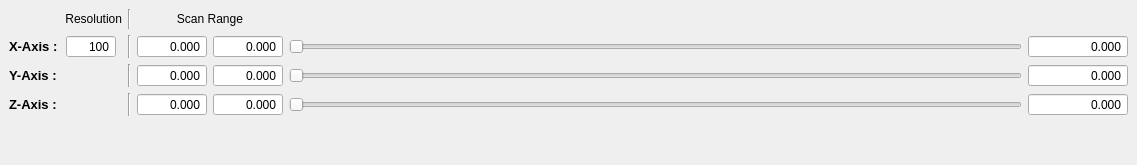
     <widget class="QDockWidget" name="scan_control_dockWidget">
      <property name="sizePolicy">
       <sizepolicy hsizetype="Fixed" vsizetype="Fixed">
        <horstretch>0</horstretch>
        <verstretch>0</verstretch>
       </sizepolicy>
      </property>
      <property name="maximumSize">
       <size>
        <width>524287</width>
        <height>170</height>
       </size>
      </property>
      <property name="windowTitle">
       <string>Scan parameters</string>
      </property>
      <widget class="QWidget" name="dockWidgetContents_3">
       <layout class="QGridLayout" name="gridLayout_3">
        <item row="0" column="2">
         <widget class="Line" name="line">
          <property name="orientation">
           <enum>Qt::Vertical</enum>
          </property>
         </widget>
        </item>
        <item row="0" column="3" colspan="2">
         <widget class="QLabel" name="scanrangeLabel">
          <property name="text">
           <string>Scan Range</string>
          </property>
          <property name="alignment">
           <set>Qt::AlignCenter</set>
          </property>
         </widget>
        </item>
        <item row="1" column="0">
         <widget class="QLabel" name="xAxisLabel_3">
          <property name="sizePolicy">
           <sizepolicy hsizetype="Fixed" vsizetype="Preferred">
            <horstretch>0</horstretch>
            <verstretch>0</verstretch>
           </sizepolicy>
          </property>
          <property name="font">
           <font>
            <pointsize>10</pointsize>
            <weight>75</weight>
            <bold>true</bold>
           </font>
          </property>
          <property name="text">
           <string>X-Axis :</string>
          </property>
          <property name="scaledContents">
           <bool>false</bool>
          </property>
         </widget>
        </item>
        <item row="0" column="5">
         <spacer name="horizontalSpacer_2">
          <property name="orientation">
           <enum>Qt::Horizontal</enum>
          </property>
          <property name="sizeHint" stdset="0">
           <size>
            <width>733</width>
            <height>20</height>
           </size>
          </property>
         </spacer>
        </item>
        <item row="0" column="0" colspan="2">
         <widget class="QLabel" name="resolutionLabel">
          <property name="sizePolicy">
           <sizepolicy hsizetype="Fixed" vsizetype="Preferred">
            <horstretch>0</horstretch>
            <verstretch>0</verstretch>
           </sizepolicy>
          </property>
          <property name="minimumSize">
           <size>
            <width>50</width>
            <height>0</height>
           </size>
          </property>
          <property name="maximumSize">
           <size>
            <width>125</width>
            <height>16777215</height>
           </size>
          </property>
          <property name="text">
           <string>Resolution</string>
          </property>
          <property name="alignment">
           <set>Qt::AlignRight|Qt::AlignTrailing|Qt::AlignVCenter</set>
          </property>
         </widget>
        </item>
        <item row="1" column="1">
         <widget class="QSpinBox" name="xy_res_InputWidget">
          <property name="sizePolicy">
           <sizepolicy hsizetype="Expanding" vsizetype="Fixed">
            <horstretch>0</horstretch>
            <verstretch>0</verstretch>
           </sizepolicy>
          </property>
          <property name="maximumSize">
           <size>
            <width>50</width>
            <height>16777215</height>
           </size>
          </property>
          <property name="mouseTracking">
           <bool>true</bool>
          </property>
          <property name="focusPolicy">
           <enum>Qt::WheelFocus</enum>
          </property>
          <property name="acceptDrops">
           <bool>true</bool>
          </property>
          <property name="toolTip">
           <string>&lt;html&gt;&lt;head/&gt;&lt;body&gt;&lt;p&gt;&lt;span style=&quot; font-size:10pt; font-weight:600;&quot;&gt;XY-Resolution&lt;/span&gt;&lt;/p&gt;&lt;/body&gt;&lt;/html&gt;</string>
          </property>
          <property name="alignment">
           <set>Qt::AlignRight|Qt::AlignTrailing|Qt::AlignVCenter</set>
          </property>
          <property name="buttonSymbols">
           <enum>QAbstractSpinBox::NoButtons</enum>
          </property>
          <property name="accelerated">
           <bool>true</bool>
          </property>
          <property name="minimum">
           <number>2</number>
          </property>
          <property name="maximum">
           <number>10000</number>
          </property>
          <property name="value">
           <number>100</number>
          </property>
         </widget>
        </item>
        <item row="3" column="6">
         <widget class="ScienDSpinBox" name="z_current_InputWidget">
          <property name="sizePolicy">
           <sizepolicy hsizetype="Fixed" vsizetype="Fixed">
            <horstretch>0</horstretch>
            <verstretch>0</verstretch>
           </sizepolicy>
          </property>
          <property name="minimumSize">
           <size>
            <width>100</width>
            <height>0</height>
           </size>
          </property>
          <property name="maximumSize">
           <size>
            <width>50</width>
            <height>16777215</height>
           </size>
          </property>
          <property name="mouseTracking">
           <bool>true</bool>
          </property>
          <property name="focusPolicy">
           <enum>Qt::WheelFocus</enum>
          </property>
          <property name="acceptDrops">
           <bool>true</bool>
          </property>
          <property name="toolTip">
           <string>&lt;html&gt;&lt;head/&gt;&lt;body&gt;&lt;p&gt;&lt;span style=&quot; font-size:10pt; font-weight:600;&quot;&gt;Z-position&lt;/span&gt;&lt;/p&gt;&lt;/body&gt;&lt;/html&gt;</string>
          </property>
          <property name="alignment">
           <set>Qt::AlignRight|Qt::AlignTrailing|Qt::AlignVCenter</set>
          </property>
          <property name="buttonSymbols">
           <enum>QAbstractSpinBox::NoButtons</enum>
          </property>
          <property name="decimals">
           <number>3</number>
          </property>
          <property name="minimum">
           <double>-1000.000000000000000</double>
          </property>
          <property name="maximum">
           <double>1000.000000000000000</double>
          </property>
          <property name="singleStep">
           <double>0.010000000000000</double>
          </property>
         </widget>
        </item>
        <item row="3" column="3">
         <widget class="ScienDSpinBox" name="z_min_InputWidget">
          <property name="sizePolicy">
           <sizepolicy hsizetype="Expanding" vsizetype="Fixed">
            <horstretch>0</horstretch>
            <verstretch>0</verstretch>
           </sizepolicy>
          </property>
          <property name="minimumSize">
           <size>
            <width>70</width>
            <height>0</height>
           </size>
          </property>
          <property name="maximumSize">
           <size>
            <width>50</width>
            <height>16777215</height>
           </size>
          </property>
          <property name="mouseTracking">
           <bool>true</bool>
          </property>
          <property name="focusPolicy">
           <enum>Qt::WheelFocus</enum>
          </property>
          <property name="acceptDrops">
           <bool>true</bool>
          </property>
          <property name="toolTip">
           <string>&lt;html&gt;&lt;head/&gt;&lt;body&gt;&lt;p&gt;&lt;span style=&quot; font-size:10pt; font-weight:600;&quot;&gt;Z_Min&lt;/span&gt;&lt;/p&gt;&lt;/body&gt;&lt;/html&gt;</string>
          </property>
          <property name="alignment">
           <set>Qt::AlignRight|Qt::AlignTrailing|Qt::AlignVCenter</set>
          </property>
          <property name="buttonSymbols">
           <enum>QAbstractSpinBox::NoButtons</enum>
          </property>
          <property name="accelerated">
           <bool>true</bool>
          </property>
          <property name="decimals">
           <number>3</number>
          </property>
          <property name="minimum">
           <double>-200.000000000000000</double>
          </property>
          <property name="maximum">
           <double>200.000000000000000</double>
          </property>
         </widget>
        </item>
        <item row="3" column="1">
         <spacer name="horizontalSpacer">
          <property name="orientation">
           <enum>Qt::Horizontal</enum>
          </property>
          <property name="sizeHint" stdset="0">
           <size>
            <width>40</width>
            <height>20</height>
           </size>
          </property>
         </spacer>
        </item>
        <item row="3" column="5">
         <widget class="QSlider" name="z_SliderWidget">
          <property name="minimumSize">
           <size>
            <width>150</width>
            <height>0</height>
           </size>
          </property>
          <property name="orientation">
           <enum>Qt::Horizontal</enum>
          </property>
         </widget>
        </item>
        <item row="2" column="5">
         <widget class="QSlider" name="y_SliderWidget">
          <property name="sizePolicy">
           <sizepolicy hsizetype="Expanding" vsizetype="Fixed">
            <horstretch>0</horstretch>
            <verstretch>0</verstretch>
           </sizepolicy>
          </property>
          <property name="minimumSize">
           <size>
            <width>150</width>
            <height>0</height>
           </size>
          </property>
          <property name="sizeIncrement">
           <size>
            <width>0</width>
            <height>0</height>
           </size>
          </property>
          <property name="baseSize">
           <size>
            <width>0</width>
            <height>0</height>
           </size>
          </property>
          <property name="focusPolicy">
           <enum>Qt::StrongFocus</enum>
          </property>
          <property name="orientation">
           <enum>Qt::Horizontal</enum>
          </property>
         </widget>
        </item>
        <item row="3" column="2">
         <widget class="Line" name="line_4">
          <property name="orientation">
           <enum>Qt::Vertical</enum>
          </property>
         </widget>
        </item>
        <item row="3" column="4">
         <widget class="ScienDSpinBox" name="z_max_InputWidget">
          <property name="sizePolicy">
           <sizepolicy hsizetype="Expanding" vsizetype="Fixed">
            <horstretch>0</horstretch>
            <verstretch>0</verstretch>
           </sizepolicy>
          </property>
          <property name="minimumSize">
           <size>
            <width>70</width>
            <height>0</height>
           </size>
          </property>
          <property name="maximumSize">
           <size>
            <width>50</width>
            <height>16777215</height>
           </size>
          </property>
          <property name="mouseTracking">
           <bool>true</bool>
          </property>
          <property name="focusPolicy">
           <enum>Qt::WheelFocus</enum>
          </property>
          <property name="acceptDrops">
           <bool>true</bool>
          </property>
          <property name="toolTip">
           <string>&lt;html&gt;&lt;head/&gt;&lt;body&gt;&lt;p&gt;&lt;span style=&quot; font-size:10pt; font-weight:600;&quot;&gt;Z_Max&lt;/span&gt;&lt;/p&gt;&lt;/body&gt;&lt;/html&gt;</string>
          </property>
          <property name="alignment">
           <set>Qt::AlignRight|Qt::AlignTrailing|Qt::AlignVCenter</set>
          </property>
          <property name="buttonSymbols">
           <enum>QAbstractSpinBox::NoButtons</enum>
          </property>
          <property name="accelerated">
           <bool>true</bool>
          </property>
          <property name="decimals">
           <number>3</number>
          </property>
          <property name="minimum">
           <double>-200.000000000000000</double>
          </property>
          <property name="maximum">
           <double>200.000000000000000</double>
          </property>
         </widget>
        </item>
        <item row="3" column="0">
         <widget class="QLabel" name="zAxisLabel_3">
          <property name="sizePolicy">
           <sizepolicy hsizetype="Fixed" vsizetype="Preferred">
            <horstretch>0</horstretch>
            <verstretch>0</verstretch>
           </sizepolicy>
          </property>
          <property name="minimumSize">
           <size>
            <width>51</width>
            <height>0</height>
           </size>
          </property>
          <property name="font">
           <font>
            <pointsize>10</pointsize>
            <weight>75</weight>
            <bold>true</bold>
           </font>
          </property>
          <property name="text">
           <string>Z-Axis :</string>
          </property>
         </widget>
        </item>
        <item row="4" column="5">
         <spacer name="verticalSpacer_2">
          <property name="orientation">
           <enum>Qt::Vertical</enum>
          </property>
          <property name="sizeHint" stdset="0">
           <size>
            <width>20</width>
            <height>40</height>
           </size>
          </property>
         </spacer>
        </item>
        <item row="2" column="6">
         <widget class="ScienDSpinBox" name="y_current_InputWidget">
          <property name="sizePolicy">
           <sizepolicy hsizetype="Fixed" vsizetype="Fixed">
            <horstretch>0</horstretch>
            <verstretch>0</verstretch>
           </sizepolicy>
          </property>
          <property name="minimumSize">
           <size>
            <width>100</width>
            <height>0</height>
           </size>
          </property>
          <property name="maximumSize">
           <size>
            <width>50</width>
            <height>16777215</height>
           </size>
          </property>
          <property name="mouseTracking">
           <bool>true</bool>
          </property>
          <property name="focusPolicy">
           <enum>Qt::WheelFocus</enum>
          </property>
          <property name="acceptDrops">
           <bool>true</bool>
          </property>
          <property name="toolTip">
           <string>&lt;html&gt;&lt;head/&gt;&lt;body&gt;&lt;p&gt;&lt;span style=&quot; font-size:10pt; font-weight:600;&quot;&gt;Y-position&lt;/span&gt;&lt;/p&gt;&lt;/body&gt;&lt;/html&gt;</string>
          </property>
          <property name="alignment">
           <set>Qt::AlignRight|Qt::AlignTrailing|Qt::AlignVCenter</set>
          </property>
          <property name="buttonSymbols">
           <enum>QAbstractSpinBox::NoButtons</enum>
          </property>
          <property name="accelerated">
           <bool>true</bool>
          </property>
          <property name="decimals">
           <number>3</number>
          </property>
          <property name="minimum">
           <double>-1000.000000000000000</double>
          </property>
          <property name="maximum">
           <double>1000.000000000000000</double>
          </property>
          <property name="singleStep">
           <double>0.010000000000000</double>
          </property>
         </widget>
        </item>
        <item row="2" column="4">
         <widget class="ScienDSpinBox" name="y_max_InputWidget">
          <property name="sizePolicy">
           <sizepolicy hsizetype="Expanding" vsizetype="Fixed">
            <horstretch>0</horstretch>
            <verstretch>0</verstretch>
           </sizepolicy>
          </property>
          <property name="minimumSize">
           <size>
            <width>70</width>
            <height>0</height>
           </size>
          </property>
          <property name="maximumSize">
           <size>
            <width>50</width>
            <height>16777215</height>
           </size>
          </property>
          <property name="mouseTracking">
           <bool>true</bool>
          </property>
          <property name="focusPolicy">
           <enum>Qt::WheelFocus</enum>
          </property>
          <property name="acceptDrops">
           <bool>true</bool>
          </property>
          <property name="toolTip">
           <string>&lt;html&gt;&lt;head/&gt;&lt;body&gt;&lt;p&gt;&lt;span style=&quot; font-size:10pt; font-weight:600;&quot;&gt;Y_Max&lt;/span&gt;&lt;/p&gt;&lt;/body&gt;&lt;/html&gt;</string>
          </property>
          <property name="alignment">
           <set>Qt::AlignRight|Qt::AlignTrailing|Qt::AlignVCenter</set>
          </property>
          <property name="buttonSymbols">
           <enum>QAbstractSpinBox::NoButtons</enum>
          </property>
          <property name="accelerated">
           <bool>true</bool>
          </property>
          <property name="decimals">
           <number>3</number>
          </property>
          <property name="minimum">
           <double>-200.000000000000000</double>
          </property>
          <property name="maximum">
           <double>200.000000000000000</double>
          </property>
         </widget>
        </item>
        <item row="1" column="4">
         <widget class="ScienDSpinBox" name="x_max_InputWidget">
          <property name="sizePolicy">
           <sizepolicy hsizetype="Expanding" vsizetype="Fixed">
            <horstretch>0</horstretch>
            <verstretch>0</verstretch>
           </sizepolicy>
          </property>
          <property name="minimumSize">
           <size>
            <width>70</width>
            <height>0</height>
           </size>
          </property>
          <property name="maximumSize">
           <size>
            <width>50</width>
            <height>16777215</height>
           </size>
          </property>
          <property name="mouseTracking">
           <bool>true</bool>
          </property>
          <property name="focusPolicy">
           <enum>Qt::WheelFocus</enum>
          </property>
          <property name="acceptDrops">
           <bool>true</bool>
          </property>
          <property name="toolTip">
           <string>&lt;html&gt;&lt;head/&gt;&lt;body&gt;&lt;p&gt;&lt;span style=&quot; font-size:10pt; font-weight:600;&quot;&gt;X_Max&lt;/span&gt;&lt;/p&gt;&lt;/body&gt;&lt;/html&gt;</string>
          </property>
          <property name="alignment">
           <set>Qt::AlignRight|Qt::AlignTrailing|Qt::AlignVCenter</set>
          </property>
          <property name="buttonSymbols">
           <enum>QAbstractSpinBox::NoButtons</enum>
          </property>
          <property name="accelerated">
           <bool>true</bool>
          </property>
          <property name="decimals">
           <number>3</number>
          </property>
          <property name="minimum">
           <double>-200.000000000000000</double>
          </property>
          <property name="maximum">
           <double>200.000000000000000</double>
          </property>
         </widget>
        </item>
        <item row="2" column="0">
         <widget class="QLabel" name="yAxisLabel_3">
          <property name="sizePolicy">
           <sizepolicy hsizetype="Fixed" vsizetype="Preferred">
            <horstretch>0</horstretch>
            <verstretch>0</verstretch>
           </sizepolicy>
          </property>
          <property name="font">
           <font>
            <pointsize>10</pointsize>
            <weight>75</weight>
            <bold>true</bold>
           </font>
          </property>
          <property name="text">
           <string>Y-Axis :</string>
          </property>
         </widget>
        </item>
        <item row="2" column="1">
         <spacer name="horizontalSpacer_3">
          <property name="orientation">
           <enum>Qt::Horizontal</enum>
          </property>
          <property name="sizeType">
           <enum>QSizePolicy::Fixed</enum>
          </property>
          <property name="sizeHint" stdset="0">
           <size>
            <width>56</width>
            <height>20</height>
           </size>
          </property>
         </spacer>
        </item>
        <item row="1" column="3">
         <widget class="ScienDSpinBox" name="x_min_InputWidget">
          <property name="sizePolicy">
           <sizepolicy hsizetype="Expanding" vsizetype="Fixed">
            <horstretch>0</horstretch>
            <verstretch>0</verstretch>
           </sizepolicy>
          </property>
          <property name="minimumSize">
           <size>
            <width>70</width>
            <height>0</height>
           </size>
          </property>
          <property name="maximumSize">
           <size>
            <width>50</width>
            <height>16777215</height>
           </size>
          </property>
          <property name="mouseTracking">
           <bool>true</bool>
          </property>
          <property name="focusPolicy">
           <enum>Qt::WheelFocus</enum>
          </property>
          <property name="acceptDrops">
           <bool>true</bool>
          </property>
          <property name="toolTip">
           <string>&lt;html&gt;&lt;head/&gt;&lt;body&gt;&lt;p&gt;&lt;span style=&quot; font-size:10pt; font-weight:600;&quot;&gt;X_Min&lt;/span&gt;&lt;/p&gt;&lt;/body&gt;&lt;/html&gt;</string>
          </property>
          <property name="alignment">
           <set>Qt::AlignRight|Qt::AlignTrailing|Qt::AlignVCenter</set>
          </property>
          <property name="buttonSymbols">
           <enum>QAbstractSpinBox::NoButtons</enum>
          </property>
          <property name="accelerated">
           <bool>true</bool>
          </property>
          <property name="decimals">
           <number>3</number>
          </property>
          <property name="minimum">
           <double>-200.000000000000000</double>
          </property>
          <property name="maximum">
           <double>200.000000000000000</double>
          </property>
          <property name="singleStep">
           <double>0.100000000000000</double>
          </property>
         </widget>
        </item>
        <item row="2" column="2">
         <widget class="Line" name="line_3">
          <property name="orientation">
           <enum>Qt::Vertical</enum>
          </property>
         </widget>
        </item>
        <item row="1" column="2">
         <widget class="Line" name="line_2">
          <property name="orientation">
           <enum>Qt::Vertical</enum>
          </property>
         </widget>
        </item>
        <item row="2" column="3">
         <widget class="ScienDSpinBox" name="y_min_InputWidget">
          <property name="sizePolicy">
           <sizepolicy hsizetype="Expanding" vsizetype="Fixed">
            <horstretch>0</horstretch>
            <verstretch>0</verstretch>
           </sizepolicy>
          </property>
          <property name="minimumSize">
           <size>
            <width>70</width>
            <height>0</height>
           </size>
          </property>
          <property name="maximumSize">
           <size>
            <width>50</width>
            <height>16777215</height>
           </size>
          </property>
          <property name="mouseTracking">
           <bool>true</bool>
          </property>
          <property name="focusPolicy">
           <enum>Qt::WheelFocus</enum>
          </property>
          <property name="acceptDrops">
           <bool>true</bool>
          </property>
          <property name="toolTip">
           <string>&lt;html&gt;&lt;head/&gt;&lt;body&gt;&lt;p&gt;&lt;span style=&quot; font-size:10pt; font-weight:600;&quot;&gt;Y_Min&lt;/span&gt;&lt;/p&gt;&lt;/body&gt;&lt;/html&gt;</string>
          </property>
          <property name="alignment">
           <set>Qt::AlignRight|Qt::AlignTrailing|Qt::AlignVCenter</set>
          </property>
          <property name="buttonSymbols">
           <enum>QAbstractSpinBox::NoButtons</enum>
          </property>
          <property name="accelerated">
           <bool>true</bool>
          </property>
          <property name="decimals">
           <number>3</number>
          </property>
          <property name="minimum">
           <double>-200.000000000000000</double>
          </property>
          <property name="maximum">
           <double>200.000000000000000</double>
          </property>
         </widget>
        </item>
        <item row="1" column="5">
         <widget class="QSlider" name="x_SliderWidget">
          <property name="minimumSize">
           <size>
            <width>150</width>
            <height>0</height>
           </size>
          </property>
          <property name="singleStep">
           <number>1</number>
          </property>
          <property name="orientation">
           <enum>Qt::Horizontal</enum>
          </property>
         </widget>
        </item>
        <item row="1" column="6">
         <widget class="ScienDSpinBox" name="x_current_InputWidget">
          <property name="sizePolicy">
           <sizepolicy hsizetype="Fixed" vsizetype="Fixed">
            <horstretch>0</horstretch>
            <verstretch>0</verstretch>
           </sizepolicy>
          </property>
          <property name="minimumSize">
           <size>
            <width>100</width>
            <height>0</height>
           </size>
          </property>
          <property name="maximumSize">
           <size>
            <width>50</width>
            <height>16777215</height>
           </size>
          </property>
          <property name="mouseTracking">
           <bool>true</bool>
          </property>
          <property name="focusPolicy">
           <enum>Qt::WheelFocus</enum>
          </property>
          <property name="acceptDrops">
           <bool>true</bool>
          </property>
          <property name="toolTip">
           <string>&lt;html&gt;&lt;head/&gt;&lt;body&gt;&lt;p&gt;&lt;span style=&quot; font-size:10pt; font-weight:600;&quot;&gt;X-position&lt;/span&gt;&lt;/p&gt;&lt;/body&gt;&lt;/html&gt;</string>
          </property>
          <property name="alignment">
           <set>Qt::AlignRight|Qt::AlignTrailing|Qt::AlignVCenter</set>
          </property>
          <property name="buttonSymbols">
           <enum>QAbstractSpinBox::NoButtons</enum>
          </property>
          <property name="accelerated">
           <bool>true</bool>
          </property>
          <property name="decimals">
           <number>3</number>
          </property>
          <property name="minimum">
           <double>-1000.000000000000000</double>
          </property>
          <property name="maximum">
           <double>1000.000000000000000</double>
          </property>
          <property name="singleStep">
           <double>0.010000000000000</double>
          </property>
         </widget>
        </item>
       </layout>
      </widget>
     </widget>
